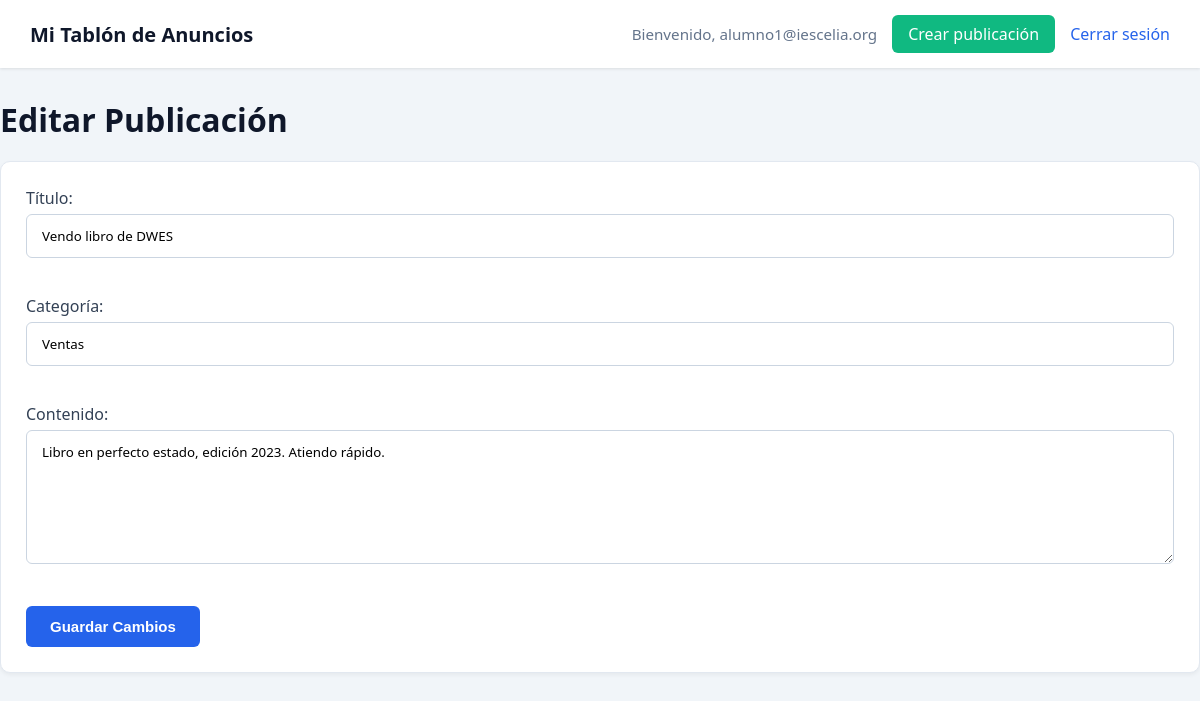
/edit?id=1 (signed in), run on the app's committed database.
### tables this page shows
CREATE TABLE posts (
    id INT AUTO_INCREMENT PRIMARY KEY,
    user_id INT NOT NULL,
    title VARCHAR(150) NOT NULL,
    body TEXT NOT NULL,
    category VARCHAR(50) NOT NULL,
    created_at TIMESTAMP DEFAULT CURRENT_TIMESTAMP,
    FOREIGN KEY (user_id) REFERENCES users(id) ON DELETE CASCADE
);

### src/Controllers/PostController.php (called while the page is built, shortened)
<?php
class PostController
{
    public function edit(): void
    {
        $id = (int)($_GET['id'] ?? 0);
        $postModel = new Post($this->db, 'posts');
        $post = $postModel->getById($id);
        require __DIR__ . '/../Views/post-edit.php';
    }
}

### src/Core/Database.php (called while the page is built, shortened)
<?php
class Database
{
	private static ?PDO $connection = null;
	public function __construct()
	{
		if (self::$connection === null) {
			$config = require dirname(__DIR__, 2) . '/config.php';
			$database = $config['db'];
			self::$connection = new PDO(
				"mysql:host={$database['host']};dbname={$database['dbname']};charset={$database['charset']}",
				$database['user'],
				$database['pass'],
				[
					PDO::ATTR_ERRMODE => PDO::ERRMODE_EXCEPTION,
					PDO::ATTR_DEFAULT_FETCH_MODE => PDO::FETCH_ASSOC,
				]
			);
		}
	}
	public function query(string $sql, array $params = []): PDOStatement
	{
		$statement = self::$connection->prepare($sql);
		$statement->execute($params);
		return $statement;
	}
	public function fetchOne(string $sql, array $params = []): ?array
	{
		$row = $this->query($sql, $params)->fetch(PDO::FETCH_ASSOC);
		return $row === false ? null : $row;
	}
}

### src/Models/BaseModel.php (called while the page is built, shortened)
<?php
abstract class BaseModel
{
	public function getById(int $id): ?array
	{
		return $this->db->fetchOne("SELECT * FROM $this->nombreTabla WHERE id = :id", ['id' => $id]);
	}
}

### src/Views/post-edit.php (the view, shortened to what this page needs)
<?php require __DIR__ . '/header.php'; ?>
<?php $post = $post ?? []; ?>
<h1>Editar Publicación</h1>
<form method="POST" action="/update">
    <label for="title">Título:</label><br>
    <input type="text" name="title" id="title" value="<?php echo htmlspecialchars($post['title'] ?? '', ENT_QUOTES, 'UTF-8'); ?>" required><br><br>
    <label for="category">Categoría:</label><br>
    <input type="text" name="category" id="category" value="<?php echo htmlspecialchars($post['category'] ?? '', ENT_QUOTES, 'UTF-8'); ?>" required><br><br>
    <label for="body">Contenido:</label><br>
    <textarea name="body" id="body" rows="6" required><?php echo htmlspecialchars($post['body'] ?? '', ENT_QUOTES, 'UTF-8'); ?></textarea><br><br>
    <button type="submit">Guardar Cambios</button>
</form>

### src/Views/header.php (style rules this page uses)
body { font-family: system-ui, -apple-system, 'Segoe UI', Roboto, sans-serif; margin: 0; padding: 0; background-color: #f1f5f9; color: #334155; }
h1, h2, h3 { color: #0f172a; margin-bottom: 20px; }
form { background: #ffffff; padding: 25px; border-radius: 10px; border: 1px solid #e2e8f0; box-shadow: 0 2px 4px rgba(0,0,0,0.05); margin-bottom: 30px; }
input, textarea { width: 100%; padding: 12px 15px; margin-top: 5px; margin-bottom: 15px; border: 1px solid #cbd5e1; border-radius: 6px; box-sizing: border-box; font-family: inherit; transition: border-color 0.2s ease, box-shadow 0.2s ease; }
button, .btn { background-color: #2563eb; color: #ffffff; border: none; padding: 12px 24px; border-radius: 6px; cursor: pointer; font-size: 15px; font-weight: 600; transition: background-color 0.2s ease; display: inline-block; }

### data on the page
posts: title "Vendo libro de DWES", category "Ventas", body "Libro en perfecto estado, edición 2023. Atiendo rápido."

### other printed values
$_SESSION['user_email'] "alumno1@iescelia.org"
